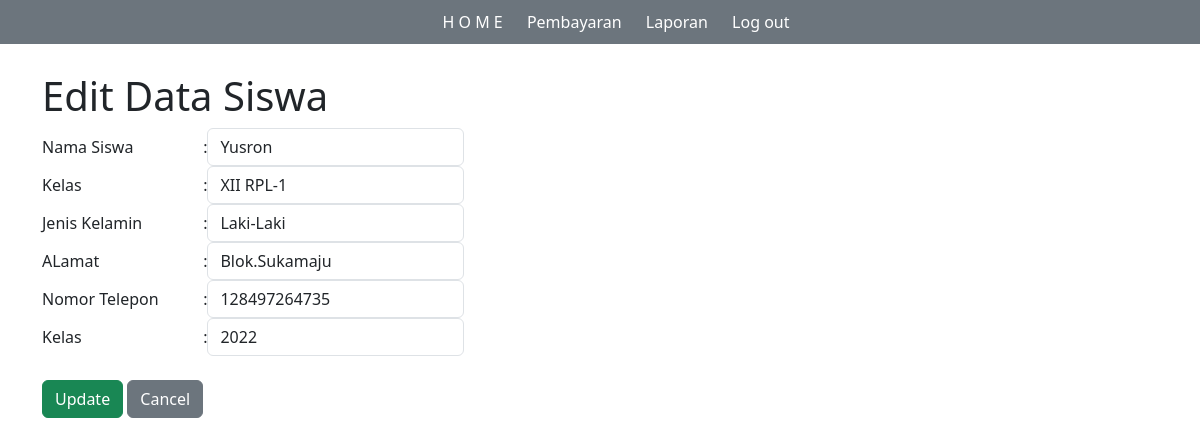
The page /UjikomRPL2023/PembayaranSPPSekolah/siswa-edit.php?nisn=1234567890 on the database its author committed.
### tables this page shows
CREATE TABLE `tb_siswa` (
  `nisn` varchar(15) NOT NULL,
  `nis` varchar(15) NOT NULL,
  `nama` varchar(100) NOT NULL,
  `id_kelas` int(3) NOT NULL,
  `jenis_kelamin` enum('Laki-Laki','Perempuan') NOT NULL,
  `alamat` text NOT NULL,
  `no_telp` varchar(12) NOT NULL,
  `id_spp` int(11) NOT NULL,
  `total_bayar` int(11) NOT NULL
);

CREATE TABLE `tb_kelas` (
  `id_kelas` int(3) NOT NULL,
  `nama_kelas` varchar(15) NOT NULL,
  `wali_kelas` varchar(100) NOT NULL,
  `kompetensi_keahlian` text NOT NULL
);

CREATE TABLE `tb_spp` (
  `id_spp` int(11) NOT NULL,
  `tahun` int(4) NOT NULL,
  `nominal` int(11) NOT NULL
);

### UjikomRPL2023/PembayaranSPPSekolah/siswa-edit.php (the view, shortened to what this page needs)
<?php
include "koneksi.php";
$level = $_SESSION['level'];
?>
<!doctype html>
<html lang="en">
<head>
    <link rel="stylesheet" href="assets/css/style.css">
    <link rel="stylesheet" type="text/css" href="assets/css/bootstrap.min.css">
</head>
<body>
<?php
include "header.php";
?>
<br>
<div class="container">
    <h1 class="mt-5">Edit Data Siswa</h1>
    <form action="siswa-update.php" method="post">
        <?php
        $nisn = $_GET['nisn'];
        $sql = "SELECT * FROM tb_siswa WHERE nisn = '$nisn'";
        $query = mysqli_query($koneksi, $sql);
        $data = mysqli_fetch_array($query);
        $id_kelas = $data['id_kelas'];
        $id_spp = $data['id_spp'];
        $alamat = $data['alamat'];
        $no_telp = $data['no_telp'];
        ?>
        <table>
            <tr>
                <td>Nama Siswa</td>
                <td>:</td>
                <td><input type="text" name="nama" id="" autofocus required autocomplete="off" placeholder="Masukan Nama" value="<?= $data['nama']; ?>" class="form-control"></td>
            </tr>
            <tr>
                <td>Kelas</td>
                <td>:</td>
                <td>
                    <select name="id_kelas" id="" required class="form-control">
                        <?php
                        $sql = "SELECT * FROM tb_kelas ORDER BY nama_kelas";
                        $query = mysqli_query($koneksi, $sql);
                        while ($data = mysqli_fetch_array($query)) {?>
                            <option value="<?= $data['id_kelas'];?>" <?php if ($data['id_kelas'] == $id_kelas) { echo 'selected="selected"';}?>><?= $data['nama_kelas']; ?></option>
                            <?php
                        } ?>
                    </select>
                </td>
            </tr>
            <tr>
                <td>Jenis Kelamin</td>
                <td>:</td>
                <td>
                    <select name="jenis_kelamin" id="" required class="form-control">
                        <option value="Laki-Laki" <?php if ($level == "Laki-Laki"){echo "selected='selected'";}?>>Laki-Laki</option>
                    </select>
                </td>
            </tr>
            <tr>
                <td>ALamat</td>
                <td>:</td>
                <td><input type="text" name="alamat" id="" autofocus required autocomplete="off" placeholder="Masukan Alamat Siswa" value="<?= $alamat; ?>" class="form-control"></td>
            </tr>
            <tr>
                <td>Nomor Telepon</td>
                <td>:</td>
                <td><input type="text" name="no_telp" id="" autofocus required autocomplete="off" placeholder="Masukan NO Telp/WA Siswa" value="<?= $no_telp; ?>" class="form-control"></td>
            </tr>
            <tr>
                <td>Kelas</td>
                <td>:</td>
                <td>
                    <select name="id_spp" id="" required class="form-control">
                        <?php
                        $sql = "SELECT * FROM tb_spp ORDER BY tahun";
                        $query = mysqli_query($koneksi, $sql);
                        while ($data = mysqli_fetch_array($query)) {?>
                            <option value="<?= $data['id_spp'];?>" <?php if ($data['id_spp'] == $id_spp) { echo 'selected="selected"';}?>><?= $data['tahun']; ?></option>
                            <?php
                        } ?>
                    </select>
                </td>
            </tr>
            <tr>
                <td><br><input type="submit" value="Update" class="btn btn-success"> <a href="siswa.php" class="btn btn-secondary">Cancel</a></td>
            </tr>
        </table>
    </form>
</div>
</body>
</html>

### UjikomRPL2023/PembayaranSPPSekolah/assets/css/style.css (style rules this page uses)
* { margin: 0; padding: 0; }

### rows shown on the page
tb_siswa: nama "Yusron", id_kelas "XII RPL-1", alamat "Blok.Sukamaju", no_telp "128497264735", id_spp "2022"
